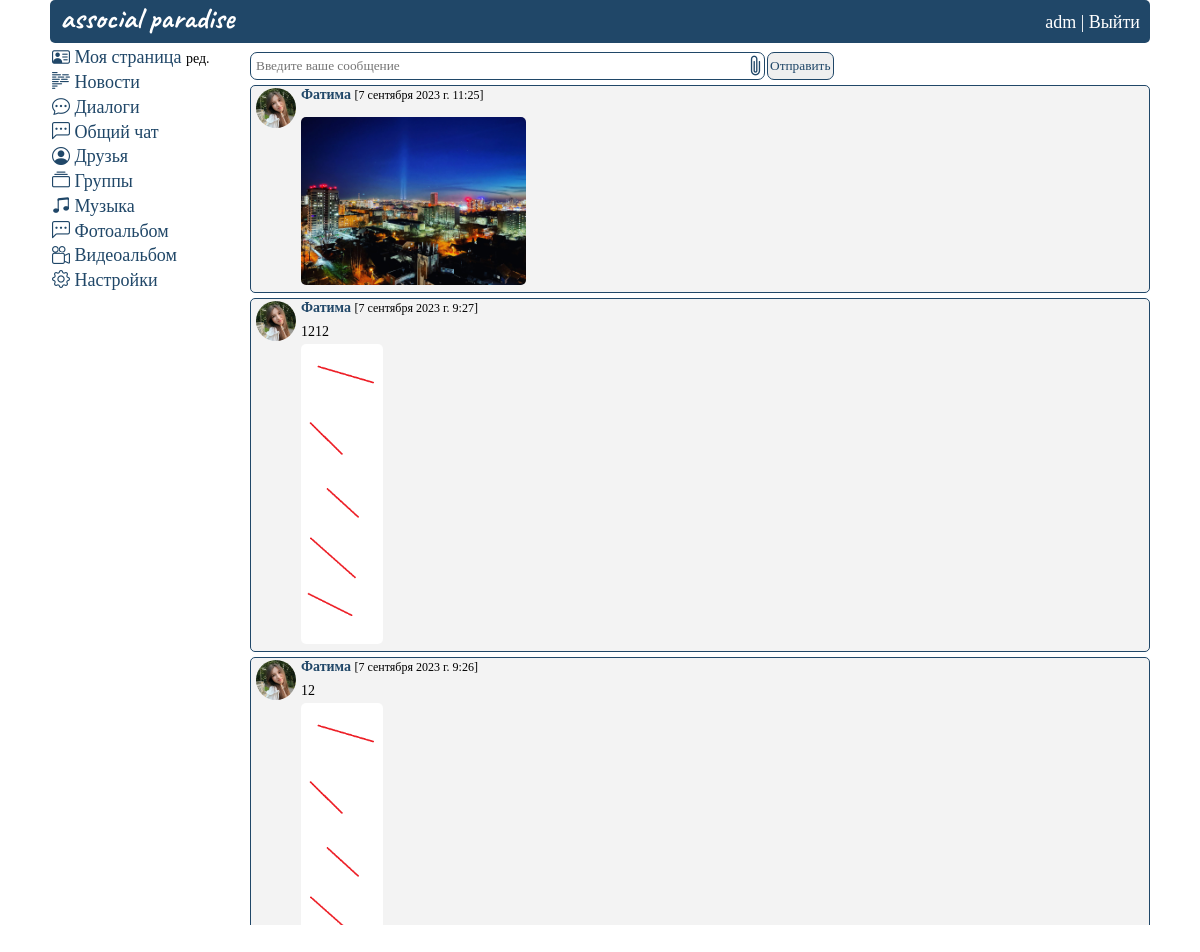
The app's page /chat (signed in), older data.
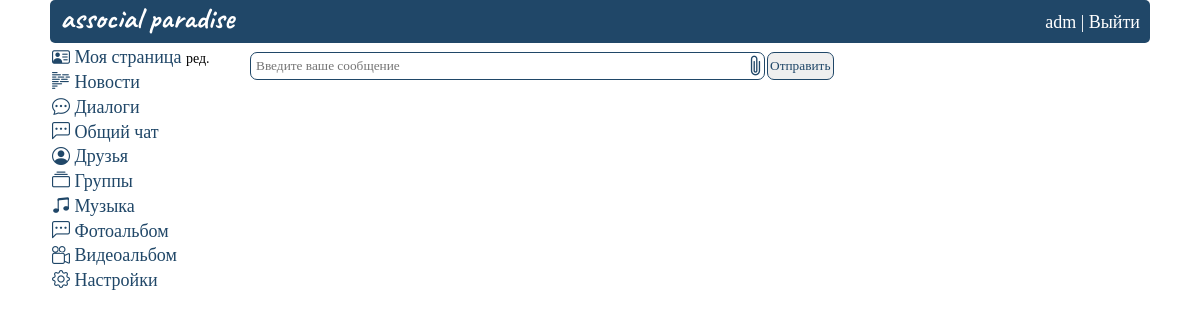
The same page, newer data.
### mysite/models.py (models this page shows)
class AllChat(models.Model):
    user = models.ForeignKey(User, on_delete=models.CASCADE)
    msg = models.TextField(max_length=999999, verbose_name='', blank=True, null=True)
    msg_time_create = models.DateTimeField(auto_now_add=True)
    msg_time_update = models.DateTimeField(auto_now=True)
    msg_img = models.ImageField(
        upload_to="mysite/static/images/chat_photos/", blank=True, verbose_name='')
    class Meta:
        verbose_name_plural = 'Чат'

### mysite/views.py (the view)
# urls.py: path('chat', viewChat, name='chat'),
@login_required(login_url='home')
def viewChat(request):
    userid = getAuthUser(request)
    personal_data = getUser(userid)
    form = ChatForm()
    allDialogues = getAllMessages(userid)
    unread_messages = calculation_unread(allDialogues, userid)
    allMessages = AllChat.objects.raw(
        'SELECT * FROM MYSITE_ALLCHAT CH JOIN MYSITE_USERPROFILE UP ON UP.USER_ID = CH.USER_ID ORDER BY CH.MSG_TIME_CREATE DESC')
    data = {
        'allDialogues': allDialogues,
        'unread_messages': unread_messages,
        'userid': userid,
        'form': form,
        'allMessages': allMessages,
        'personal_data': personal_data
    }
    if request.method == "POST":
        form = ChatForm(request.POST, request.FILES)
        if form.is_valid():
            form = form.save(commit=False)
            form.user_id = userid
            form.save()
    return render(request, 'chat.html', data)

### mysite/forms.py
class ChatForm(ModelForm):
    class Meta:
        model = AllChat
        fields = ['msg', 'msg_img']
        widgets = {
            "msg": TextInput(attrs={
                'placeholder': 'Введите ваше сообщение',
                'autofocus': True,
            }),
            "msg_img": FileInput(attrs={
                'style': 'display:none',
            })
        }

### mysite/views.py (called while the page is built)
def getAuthUser(request):
    return request.session.get('is_auth', False)

def getUser(userid):
    return UserProfile.objects.get(user_id=userid)

def calculation_unread(messages, userid):
    msg = 0
    for i in messages:
        if i.status_message == 0 and int(i.last_sender) != userid:
            msg += 1
    return msg

### mysite/templates/chat.html (shortened to what this page needs)
{%extends 'base.html'%}
{% load static %}
{%block content%}
    <div class="wrapper_users">
    {% include "header.html" %}
        <div class="rows_user">
            <div class="col1_user">
                {% include "menu.html" %}
            </div>
            <div class="col2_user">
                    <div class="add_message">
                        <form method="post" enctype="multipart/form-data">
                            <div class="flex_obj">
                                <div class="wall_form">
                                    {{ form.msg }}
                                </div>
                                <label for="id_msg_img" class='clip_icon bi bi-paperclip' style='font-size: 1.5rem; color: #204768;'></label>
                                <div class="wall_form_button">
                                    <button type="submit">Отправить</button>
                                </div>
                        </form>
                    </div>
                <div class="chat">
                    {% for message in allMessages %}
                    <div class="message">
                        <div class="message__user_photo">
                            <a href="{% url 'viewUser' message.user_id %}">
                                <img class="img" src="{% static message.avatar|cut:'mysite/static' %}">
                            </a>
                        </div>
                        <div class="message__content">
                            <span class="message__user">
                                <a href="{% url 'viewUser' message.user_id %}">{{ message.first_name }}</a>
                            </span>
                            <span class="message__time">[{{ message.msg_time_create }}]</span>
                            <div class="message__item">
                                <div class="message__text">
                                    {{ message.msg }}
                                </div>
                                {% if message.msg_img %}
                                <div class="message__pic">
                                    <img src="{% static message.msg_img|cut:'mysite/static' %}">
                                </div>
                                {% endif %}
                            </div>
                        </div>
                    </div>
                    {% endfor %}
            </div>
            </div>
        </div>
    </div>
{%endblock%}

Row changes from the older to the newer data that the page shows:
removed AllChat: first_name "Фатима", msg_time_create "7 сентября 2023 г. 11:25", msg_img (picture)
removed AllChat: first_name "Фатима", msg_time_create "7 сентября 2023 г. 9:27", msg "1212", msg_img (picture)
removed AllChat: first_name "Фатима", msg_time_create "7 сентября 2023 г. 9:26", msg "12", msg_img (picture)
